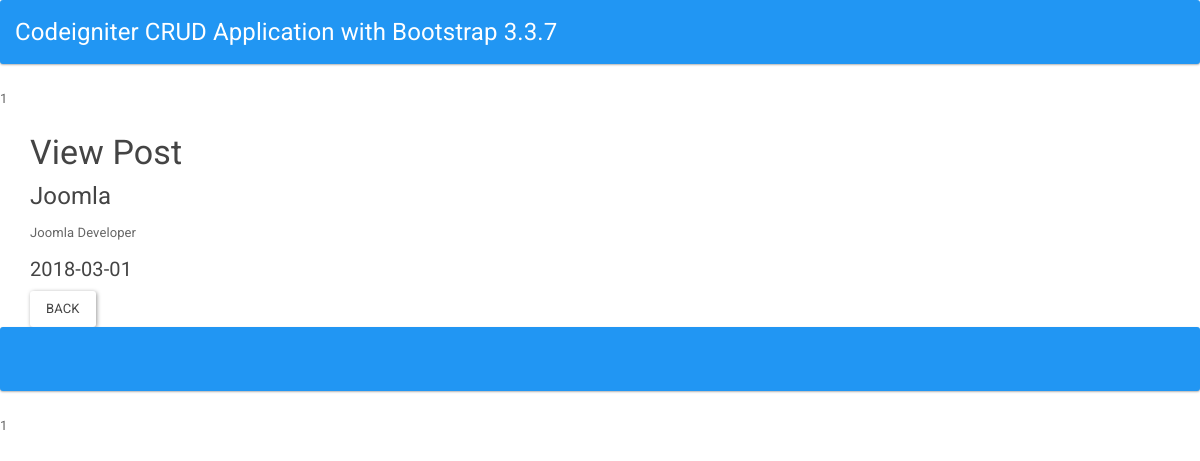
The page /index.php/welcome/view/5 on the database its author committed.
### tables this page shows
CREATE TABLE `tbl_posts` (
  `id` int(100) NOT NULL,
  `title` varchar(200) NOT NULL,
  `description` text NOT NULL,
  `date_created` date NOT NULL
);

### application/controllers/Welcome.php (called while the page is built, shortened)
<?php
class Welcome extends CI_Controller {
	public function view($id){
		$this->load->model('queries');
		$posts = $this->queries->getSinglePost($id);
		$this->load->view('view', ['post' => $posts]);
	}
}

### index.php (called while the page is built, shortened)
<?php
require_once BASEPATH.'core/CodeIgniter.php';

### application/models/queries.php (called while the page is built, shortened)
<?php
	class queries extends CI_Model{
		public function getSinglePost($id){
			$query = $this->db->get_where('tbl_posts', array('id' => $id));
			if($query->num_rows() > 0){
				return $query->row();
			}
		}
	}
?>

### application/views/view.php (the view)
<?=include_once('layouts/header.php');?>
	<div class="container">
		<h3>View Post</h3>
		<h4><?=$post->title;?></h4>
		<p><?=$post->description;?></p>
		<h5><?=$post->date_created;?></h5>
		<?=anchor('welcome', 'Back', ['class' => 'btn btn-default']);?>
	</div>
<?=include_once('layouts/footer.php');?>

### rows shown on the page
tbl_posts: title "Joomla", description "Joomla Developer", date_created "2018-03-01"

### other values the page prints
include_once('layouts/header.php') "1"
anchor('welcome', 'Back', ['class' => 'btn btn-default']) "BACK"
